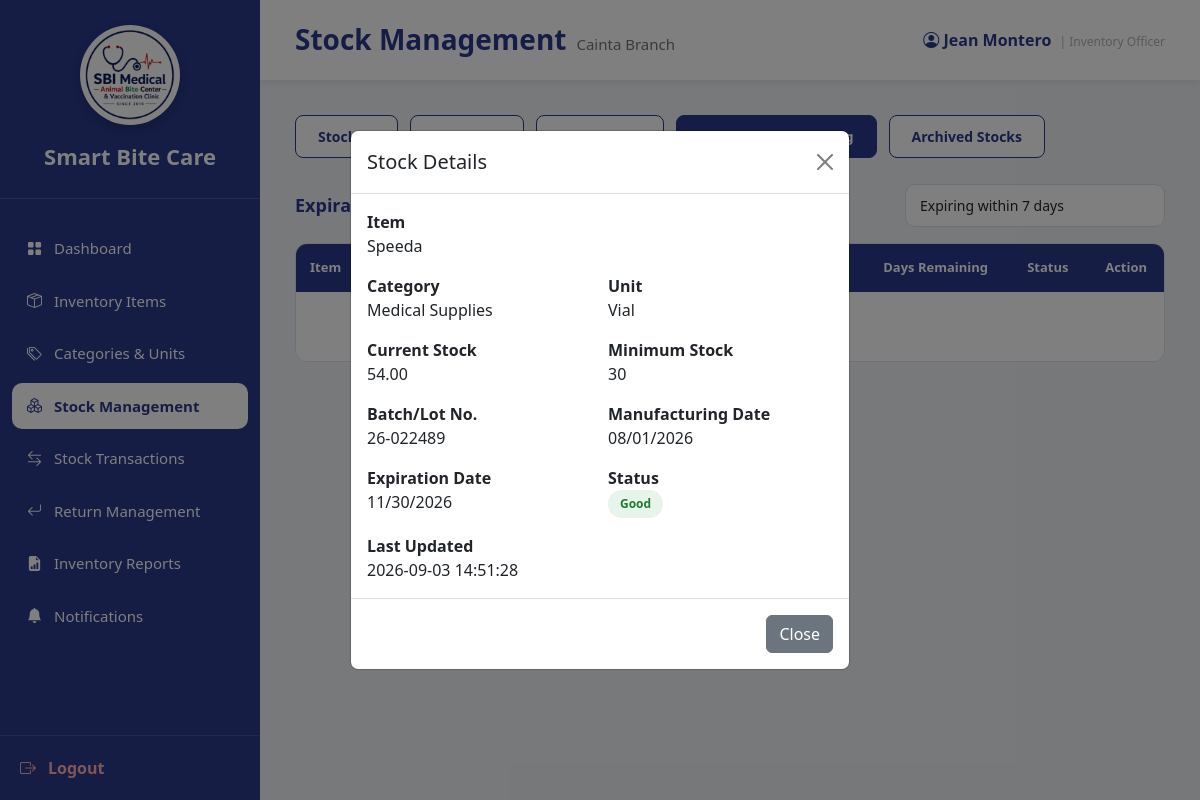
The page /InventoryOfficer_StockManagement.php?panel=expiration&view_stock_id=17 (signed in) on the database as committed earlier.
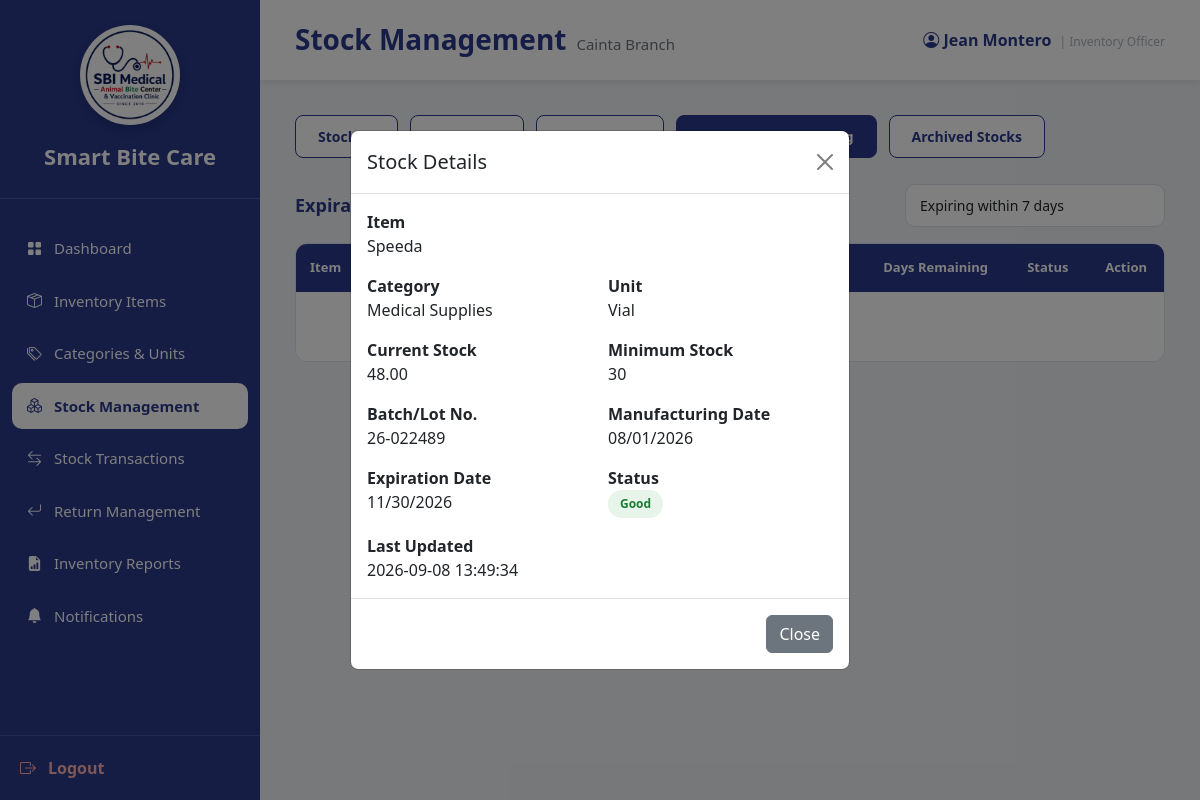
The same page on the database as committed later.
### tables this page shows
CREATE TABLE `inventory_stocks` (
  `stock_id` int(11) NOT NULL,
  `item_id` int(11) NOT NULL,
  `batch_lot_no` varchar(100) DEFAULT NULL,
  `manufacturing_date` date DEFAULT NULL,
  `branch_id` varchar(10) NOT NULL,
  `quantity_available` decimal(12,2) NOT NULL DEFAULT 0.00,
  `expiration_date` date DEFAULT NULL,
  `last_updated` timestamp NOT NULL DEFAULT current_timestamp() ON UPDATE current_timestamp()
);

CREATE TABLE `inventory_items` (
  `item_id` int(11) NOT NULL,
  `category_id` int(11) NOT NULL,
  `unit_id` int(11) NOT NULL,
  `item_name` varchar(255) NOT NULL,
  `minimum_stock` int(11) DEFAULT 0,
  `description` text DEFAULT NULL,
  `is_forecastable` tinyint(1) NOT NULL DEFAULT 0,
  `is_consumable` tinyint(1) NOT NULL DEFAULT 1,
  `base_unit_label` varchar(30) DEFAULT NULL,
  `display_unit_label` varchar(30) DEFAULT NULL,
  `conversion_to_base` decimal(12,4) NOT NULL DEFAULT 1.0000
);

CREATE TABLE `inventory_categories` (
  `category_id` int(11) NOT NULL,
  `category_name` varchar(150) NOT NULL,
  `monitoring_frequency` enum('Daily','Weekly','Monthly') DEFAULT NULL
);

CREATE TABLE `units` (
  `unit_id` int(11) NOT NULL,
  `unit_name` varchar(100) NOT NULL
);

### InventoryOfficer_StockManagement.php (the view, shortened to what the changed rows need)
<?php
require_once 'sources/db_connect.php';
$user_id = (int)$_SESSION['user_id'];
$branch_id = null;
$activePanel = 'stockIn';
$viewStock = null;
function h($value) {
    return htmlspecialchars((string)$value, ENT_QUOTES, 'UTF-8');
}
function expiryStatus($date) {
    try {
        $today = new DateTime('today');
        $expiry = new DateTime($date);
        $days = (int)$today->diff($expiry)->format('%r%a');
    } catch (Throwable $e) {
        return ['Invalid Date', 'badge-critical', null];
    }
    return ['Good', 'badge-good', $days];
}
$userQuery = "SELECT u.branch_id, u.username, b.branch_name
              FROM users u
              LEFT JOIN branches b ON u.branch_id = b.branch_id
              WHERE u.user_id = ?
              LIMIT 1";
$stmt = $conn->prepare($userQuery);
$stmt->bind_param('i', $user_id);
$stmt->execute();
$userResult = $stmt->get_result();
if ($userResult->num_rows === 1) {
    $userData = $userResult->fetch_assoc();
    $branch_id = $userData['branch_id'];
}
if (isset($_GET['panel'])) {
    $activePanel = $_GET['panel'];
}
if (isset($_GET['view_stock_id']) && ctype_digit((string)$_GET['view_stock_id']) && $branch_id) {
    $viewId = (int)$_GET['view_stock_id'];
    $viewQuery = "SELECT
                      s.stock_id,
                      s.item_id,
                      s.branch_id,
                      s.quantity_available,
                      s.batch_lot_no,
                      s.manufacturing_date,
                      s.expiration_date,
                      s.last_updated,
                      i.item_name,
                      i.minimum_stock,
                      u.unit_name,
                      c.category_name
                  FROM inventory_stocks s
                  INNER JOIN inventory_items i ON s.item_id = i.item_id
                  INNER JOIN units u ON i.unit_id = u.unit_id
                  INNER JOIN inventory_categories c ON i.category_id = c.category_id
                  WHERE s.stock_id = ? AND s.branch_id = ?
                  LIMIT 1";
    $stmt = $conn->prepare($viewQuery);
    if ($stmt) {
        $stmt->bind_param('is', $viewId, $branch_id);
        $stmt->execute();
        $viewStock = $stmt->get_result()->fetch_assoc();
    }
}
?>
<!DOCTYPE html>
<html lang="en">
<head>
<link href="https://cdn.jsdelivr.net/npm/bootstrap@5.3.3/dist/css/bootstrap.min.css" rel="stylesheet">
<link rel="stylesheet" href="https://cdn.jsdelivr.net/npm/bootstrap-icons@1.11.3/font/bootstrap-icons.min.css">
<link rel="stylesheet" href="sidebar.css">
</head>
<body>
<div class="main">
    <div class="page-body">
        <div class="panel <?php echo $activePanel === 'expiration' ? 'active' : ''; ?>" id="expiration">
            <div class="form-card" style="background:transparent;padding:0;box-shadow:none;">
                <div class="table-wrap">
                    <table class="table data-table">
                        <thead>
                            <tr>
                                <th>Item</th>
                                <th>Batch/Lot No.</th>
                                <th>Stock</th>
                                <th>Manufacturing Date</th>
                                <th>Expiration Date</th>
                                <th>Days Remaining</th>
                                <th>Status</th>
                                <th class="text-center">Action</th>
                            </tr>
                        </thead>
                    </table>
                </div>
            </div>
        </div>
    </div>
</div>
<?php if ($viewStock): ?>
    <?php [$viewStatus, $viewBadge, $viewDays] = expiryStatus($viewStock['expiration_date']); ?>
    <div class="modal fade show" id="viewStockModal" tabindex="-1" style="display:block;background:rgba(0,0,0,.5);" aria-modal="true" role="dialog">
        <div class="modal-dialog modal-dialog-centered">
            <div class="modal-content">
                <div class="modal-header">
                    <h5 class="modal-title">Stock Details</h5>
                    <a href="InventoryOfficer_StockManagement.php?panel=expiration" class="btn-close"></a>
                </div>
                <div class="modal-body">
                    <div class="row g-3">
                        <div class="col-12"><strong>Item</strong><div><?php echo h($viewStock['item_name']); ?></div></div>
                        <div class="col-md-6"><strong>Category</strong><div><?php echo h($viewStock['category_name']); ?></div></div>
                        <div class="col-md-6"><strong>Unit</strong><div><?php echo h($viewStock['unit_name']); ?></div></div>
                        <div class="col-md-6"><strong>Current Stock</strong><div><?php echo h($viewStock['quantity_available']); ?></div></div>
                        <div class="col-md-6"><strong>Minimum Stock</strong><div><?php echo h($viewStock['minimum_stock']); ?></div></div>
                        <div class="col-md-6"><strong>Batch/Lot No.</strong><div><?php echo h($viewStock['batch_lot_no'] ?: '—'); ?></div></div>
                        <div class="col-md-6"><strong>Manufacturing Date</strong><div><?php echo $viewStock['manufacturing_date'] ? h(date('m/d/Y', strtotime($viewStock['manufacturing_date']))) : '—'; ?></div></div>
                        <div class="col-md-6"><strong>Expiration Date</strong><div><?php echo $viewStock['expiration_date'] ? h(date('m/d/Y', strtotime($viewStock['expiration_date']))) : '—'; ?></div></div>
                        <div class="col-md-6"><strong>Status</strong><div><span class="badge-status <?php echo h($viewBadge); ?>"><?php echo h($viewStatus); ?></span></div></div>
                        <div class="col-12"><strong>Last Updated</strong><div><?php echo h($viewStock['last_updated']); ?></div></div>
                    </div>
                </div>
                <div class="modal-footer">
                    <a href="InventoryOfficer_StockManagement.php?panel=expiration" class="btn btn-secondary">Close</a>
                </div>
            </div>
        </div>
    </div>
<?php endif; ?>
</body>
</html>

Rows that differ between the two databases and show on the page:
changed inventory_stocks "Speeda": quantity_available "54.00" → "48.00"; last_updated "2026-09-03 14:51:28" → "2026-09-08 13:49:34"
